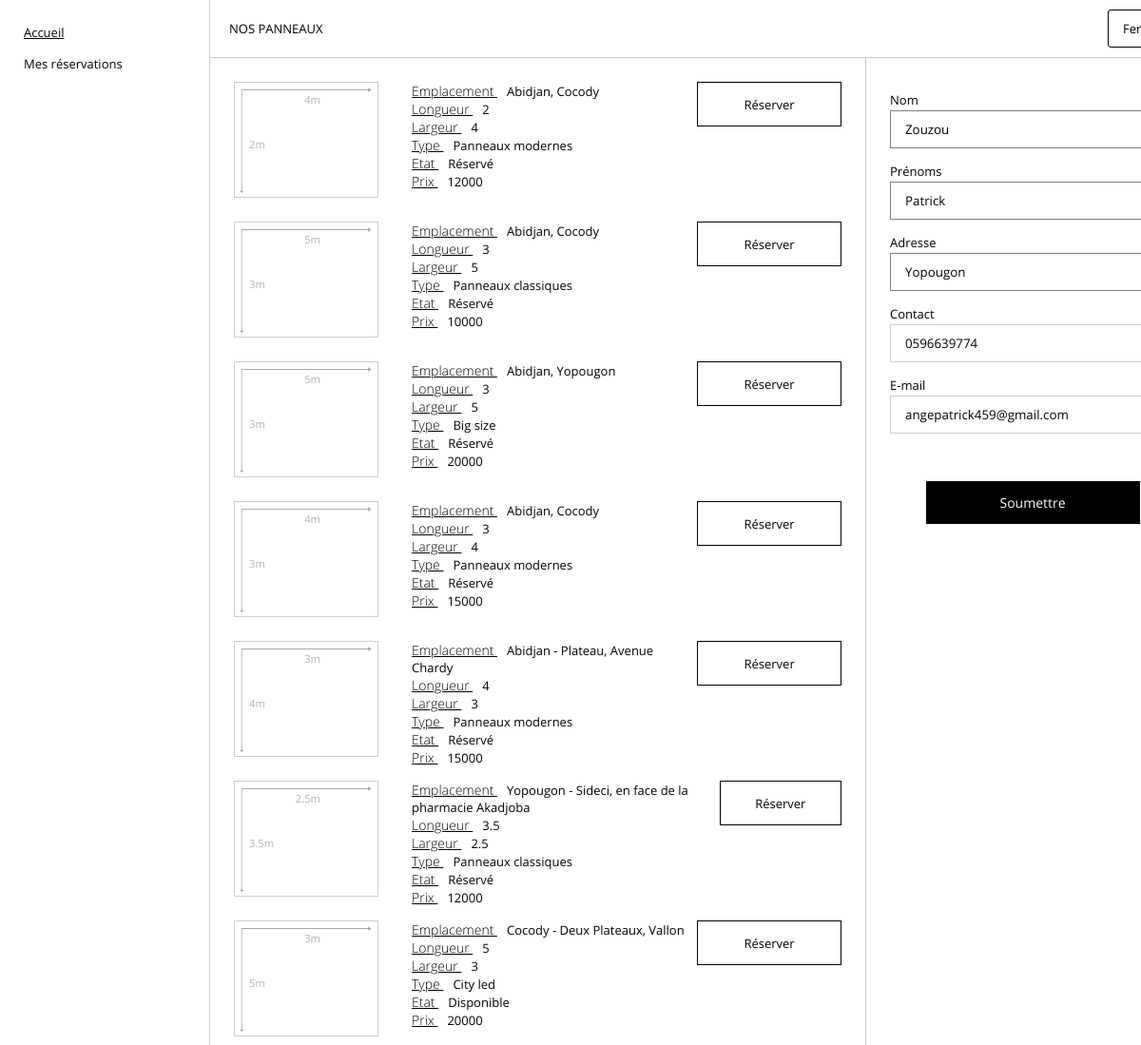
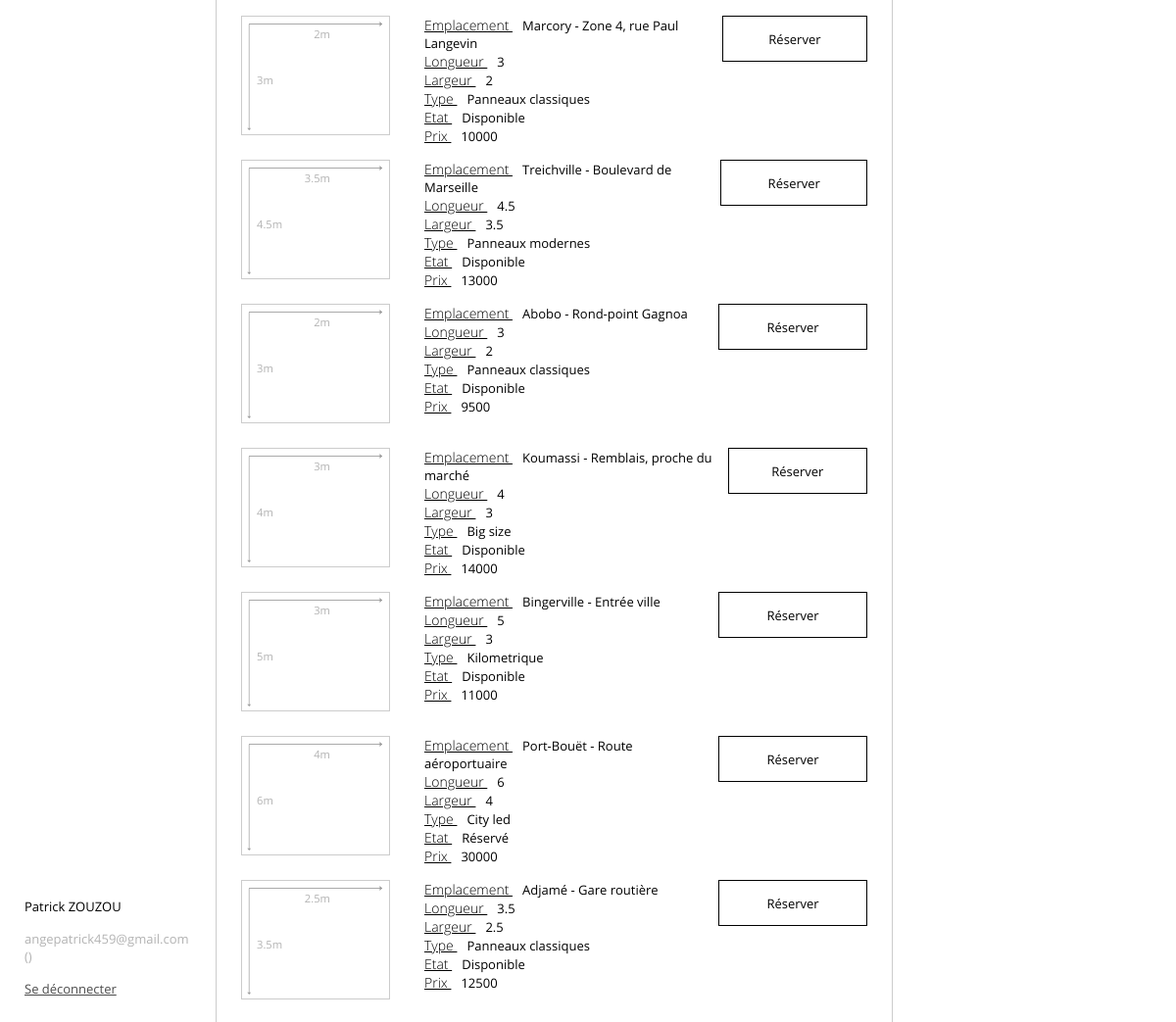
The page /views/client/espace.php?option=update-user (signed in) on the database its author committed (2 pictures, top to bottom).
### tables this page shows
CREATE TABLE IF NOT EXISTS `panneau` (
  `id` int NOT NULL AUTO_INCREMENT,
  `emplacement` varchar(100) NOT NULL,
  `longueur` float NOT NULL,
  `largeur` float NOT NULL,
  `type` varchar(25) NOT NULL,
  `etat` varchar(25) NOT NULL,
  `prix` int NOT NULL,
  `description` text NOT NULL,
  `reservation_id` int NOT NULL,
  PRIMARY KEY (`id`),
  KEY `reservation_id` (`reservation_id`)
);

### app/models/uri.php (called while the page is built)
<?php
$baseUrls = [
    "index" => "http://localhost/ad_panel/",
    "authenticate" => "http://localhost/ad_panel/views/authentication.php",
    "espace" => "http://localhost/ad_panel/views/client/espace.php",
    "mreservations" => "http://localhost/ad_panel/views/client/mes-reservations.php",
    "mmessages" => "",
    "mhistorique" => "",
    "reserver" => "http://localhost/ad_panel/views/reservation/faire-reservation.php",
    "modifier-reservation" => "http://localhost/ad_panel/views/reservation/update.php",
    "ajouter-panneau" => "http://localhost/ad_panel/views/panneau/create.php",
];

### views/panneau/panneauxList.php (the view)
<?php
require_once "../../app/connect.php";
require_once "../../app/models/uri.php";
$query = "select * from panneau where reservation_id=0";
$result = $cnx->query($query);
$rows = $result->fetch_all(MYSQLI_ASSOC);
?>
<div class="panelList">
    <?php if (count($rows) > 0): ?>
        <?php foreach ($rows as $row): ?>
            <div class="panel">
                <div style="display: flex; gap: 35px">
                    <div class="panel-display" data-long="<?= $row['longueur'] . "m" ?>"
                         data-larg="<?= $row['largeur'] . "m" ?>">
                        <img src="../../public/svg/arrow.svg" alt="icon" class="perim-icon top" width="170">
                        <img src="../../public/svg/arrow.svg" alt="icon" class="perim-icon left" width="135">
                    </div>
                    <ul class="panel-detail">
                        <?php foreach (array_slice($row, 1, count($row) - 3) as $key => $value): ?>
                            <li>
                                <span class="subtitle"><?= ucfirst($key) ?> </span>
                                <span style="font-weight: 400"><?= $value ?></span>
                            </li>
                        <?php endforeach; ?>
                    </ul>
                </div>
                <a <?= $row['reservation_id'] == 0 ? 'href=' . $baseUrls['reserver'] . "?panel=" . $row['id'] : '' ?>
                        style="
                                border: 1px solid <?= $row['reservation_id'] == 0 ? '#000' : '#a60000' ?>;
                                width: 150px; height: 45px; background: #fff; display: flex; justify-content: center; align-items: center;
                                color: <?= $row['reservation_id'] == 0 ? '#000' : '#a60000' ?>; text-decoration: none !important;
                                cursor: <?= $row['reservation_id'] == 0 ? 'pointer' : 'not-allowed' ?>;
                                min-width: 100px
                                "
                >
                    <?= $row['reservation_id'] == 0 ? 'Réserver' : 'Indisponible' ?>
                </a>
            </div>
        <?php endforeach; ?>
    <?php else: ?>
        <span>Aucun panneau disponible pour l'instant</span>
    <?php endif; ?>
</div>

### public/css/style.css (style rules this page uses)
body { font-family: "Literata", "Montserrat", "Open Sans", serif; font-size: 13px; margin: 0; padding: 0; }
a { color: #000000; text-decoration: underline !important; }

### public/css/global.css (style rules this page uses)
:root { --mtn-color: rgba(255, 221, 38, 0.89); --mtn-bgcolor: rgba(255, 221, 38, 0.35); --wave-color: rgba(60, 167, 255, 0.89); --wave-bgcolor: rgba(60, 167, 255, 0.35); --orange-color: orange; --orange-bgcolor: rgba(255, 165, 0, 0.35); }

### public/css/layout.css (style rules this page uses)
.layout .content .content-block .subtitle { font-weight: 200; text-decoration: underline; font-size: 14px; margin-right: 10px; }
.layout .content .content-block .panel-display { min-width: 150px; width: 150px; min-height: 120px; height: 120px; border: 1px solid #cccccc; position: relative; }
.layout .content .content-block .panel-display::before, .panel-display::after { font-size: .7rem; color: #b3b3b3; position: absolute; }
.layout .content .content-block .panelList { display: flex; flex-direction: column; width: 100%; gap: 25px; }
.panelList .panel { display: flex; justify-content: space-between; max-width: 800px; }
.panelList .panel ul { min-width: 300px; margin: 0; padding: 0; list-style-type: none; height: 120px; }
.panel-display .perim-icon.top { position: absolute; top: -35px; right: -10px; }
.panel-display .perim-icon.left { position: absolute; transform: rotate(90deg); left: -60px; bottom: 25px; }
.panel-display::before { content: attr(data-long); bottom: 40%; left: 15px; }
.panel-display::after { content: attr(data-larg); right: 40%; top: 10px; }

### rows shown on the page
panneau: key "Emplacement", emplacement "Abidjan, Cocody", key "Longueur", longueur "2", key "Largeur", largeur "4", key "Type", type "Panneaux modernes", key "Etat", etat "Réservé", key "Prix", prix "12000", $row['id'] 1 (drawn), shows "Réserver"
panneau: key "Emplacement", emplacement "Abidjan, Cocody", key "Longueur", longueur "3", key "Largeur", largeur "5", key "Type", type "Panneaux classiques", key "Etat", etat "Réservé", key "Prix", prix "10000", shows "Réserver"
panneau: key "Emplacement", emplacement "Abidjan, Yopougon", key "Longueur", longueur "3", key "Largeur", largeur "5", key "Type", type "Big size", key "Etat", etat "Réservé", key "Prix", prix "20000", shows "Réserver"
panneau: key "Emplacement", emplacement "Abidjan, Cocody", key "Longueur", longueur "3", key "Largeur", largeur "4", key "Type", type "Panneaux modernes", key "Etat", etat "Réservé", key "Prix", prix "15000", shows "Réserver"
panneau: key "Emplacement", emplacement "Abidjan - Plateau, Avenue Chardy", key "Longueur", longueur "4", key "Largeur", largeur "3", key "Type", type "Panneaux modernes", key "Etat", etat "Réservé", key "Prix", prix "15000", shows "Réserver"
panneau: key "Emplacement", emplacement "Yopougon - Sideci, en face de la pharmacie Akadjoba", key "Longueur", longueur "3.5", key "Largeur", largeur "2.5", key "Type", type "Panneaux classiques", key "Etat", etat "Réservé", key "Prix", prix "12000", shows "Réserver"
panneau: key "Emplacement", emplacement "Cocody - Deux Plateaux, Vallon", key "Longueur", longueur "5", key "Largeur", largeur "3", key "Type", type "City led", key "Etat", etat "Disponible", key "Prix", prix "20000", shows "Réserver"
panneau: key "Emplacement", emplacement "Marcory - Zone 4, rue Paul Langevin", key "Longueur", longueur "3", key "Largeur", largeur "2", key "Type", type "Panneaux classiques", key "Etat", etat "Disponible", key "Prix", prix "10000", shows "Réserver"
panneau: key "Emplacement", emplacement "Treichville - Boulevard de Marseille", key "Longueur", longueur "4.5", key "Largeur", largeur "3.5", key "Type", type "Panneaux modernes", key "Etat", etat "Disponible", key "Prix", prix "13000", shows "Réserver"
panneau: key "Emplacement", emplacement "Abobo - Rond-point Gagnoa", key "Longueur", longueur "3", key "Largeur", largeur "2", key "Type", type "Panneaux classiques", key "Etat", etat "Disponible", key "Prix", prix "9500", shows "Réserver"
panneau: key "Emplacement", emplacement "Koumassi - Remblais, proche du marché", key "Longueur", longueur "4", key "Largeur", largeur "3", key "Type", type "Big size", key "Etat", etat "Disponible", key "Prix", prix "14000", shows "Réserver"
panneau: key "Emplacement", emplacement "Bingerville - Entrée ville", key "Longueur", longueur "5", key "Largeur", largeur "3", key "Type", type "Kilometrique", key "Etat", etat "Disponible", key "Prix", prix "11000", shows "Réserver"
panneau: key "Emplacement", emplacement "Port-Bouët - Route aéroportuaire", key "Longueur", longueur "6", key "Largeur", largeur "4", key "Type", type "City led", key "Etat", etat "Réservé", key "Prix", prix "30000", shows "Réserver"
panneau: key "Emplacement", emplacement "Adjamé - Gare routière", key "Longueur", longueur "3.5", key "Largeur", largeur "2.5", key "Type", type "Panneaux classiques", key "Etat", etat "Disponible", key "Prix", prix "12500", shows "Réserver"

### other values the page prints
$user['firstname'] "Patrick"
$user['lastname'] "ZOUZOU"
$user['email'] "angepatrick459@gmail.com"
$title "NOS PANNEAUX"
